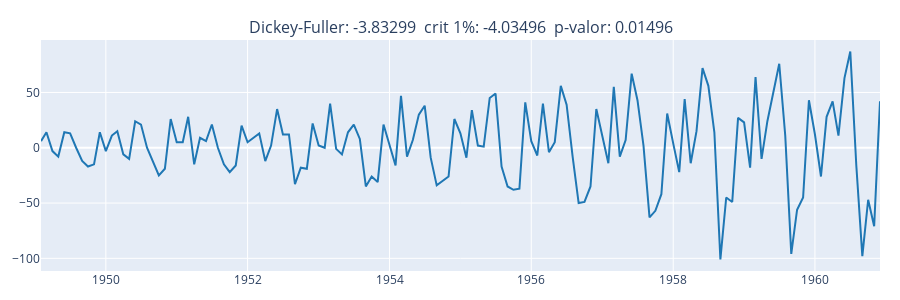

The cell this chart's notebook holds for it:
### Code cell
plot_adf(df_air.set_index('Período')['diff'].dropna(), 'Qtd passageiros')

### Figure 1 — Plotly figure (JSON) as saved in the notebook; plotly's stock layout.template omitted (floating-point values rounded to 4 significant figures; data arrays with more than 128 entries replaced by an {"elided": "..."} marker saying what was removed)
{"data": [{"line": {"color": "#1f77b4"}, "type": "scatter", "x": {"elided": "143 str values"}, "xaxis": "x", "y": {"elided": "143 int values"}, "yaxis": "y"}], "layout": {"annotations": [{"font": {"size": 16}, "showarrow": false, "text": "Dickey-Fuller: -3.83299\t crit 1%: -4.03496\t p-valor: 0.01496", "x": 0.5, "xanchor": "center", "xref": "paper", "y": 1, "yanchor": "bottom", "yref": "paper"}], "height": 300, "margin": {"b": 20, "l": 20, "r": 20, "t": 40}, "showlegend": false, "width": 900, "xaxis": {"anchor": "y", "domain": [0, 1]}, "yaxis": {"anchor": "x", "domain": [0, 1]}}}
